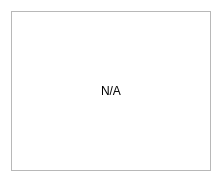
<?xml version="1.0" encoding="UTF-8"?>
<ui version="4.0">
 <class>BalanceBubble</class>
 <widget class="QWidget" name="BalanceBubble">
  <property name="geometry">
   <rect>
    <x>0</x>
    <y>0</y>
    <width>218</width>
    <height>178</height>
   </rect>
  </property>
  <property name="minimumSize">
   <size>
    <width>218</width>
    <height>178</height>
   </size>
  </property>
  <property name="maximumSize">
   <size>
    <width>250</width>
    <height>178</height>
   </size>
  </property>
  <property name="windowTitle">
   <string notr="true">N/A</string>
  </property>
  <property name="styleSheet">
   <string notr="true">#BalanceBubble{
background-color:transparent
}</string>
  </property>
  <layout class="QVBoxLayout" name="verticalLayout_2">
   <property name="spacing">
    <number>0</number>
   </property>
   <item>
    <widget class="QFrame" name="frame">
     <property name="minimumSize">
      <size>
       <width>200</width>
       <height>160</height>
      </size>
     </property>
     <property name="maximumSize">
      <size>
       <width>250</width>
       <height>160</height>
      </size>
     </property>
     <property name="styleSheet">
      <string notr="true"/>
     </property>
     <property name="frameShape">
      <enum>QFrame::StyledPanel</enum>
     </property>
     <property name="frameShadow">
      <enum>QFrame::Raised</enum>
     </property>
     <property name="lineWidth">
      <number>10</number>
     </property>
     <layout class="QVBoxLayout" name="verticalLayout">
      <property name="spacing">
       <number>0</number>
      </property>
      <item>
       <widget class="QLabel" name="textTransparent">
        <property name="styleSheet">
         <string notr="true"/>
        </property>
        <property name="text">
         <string notr="true">N/A</string>
        </property>
        <property name="alignment">
         <set>Qt::AlignCenter</set>
        </property>
       </widget>
      </item>
     </layout>
    </widget>
   </item>
  </layout>
 </widget>
 <resources/>
 <connections/>
</ui>
